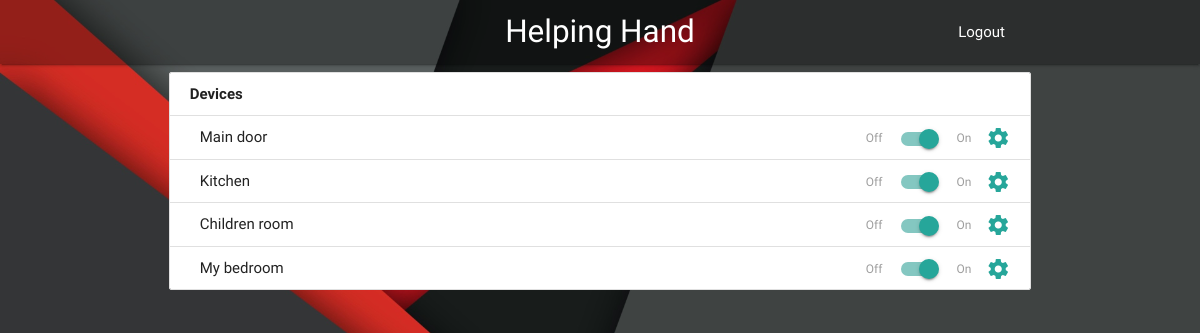
The app's page / (signed in) with its own data.
### MainApp/models.py (models this page shows, shortened)
class Device(models.Model):
    user = models.ForeignKey(User, on_delete=models.CASCADE, related_name='device')
    name = models.CharField(max_length=100,default="device")
    state = models.BooleanField(default=True)
    ip = models.GenericIPAddressField(default="127.0.0.1")

### MainApp/views.py (the view)
# urls.py: url(r'', views.index, name="index"),
def index(request):
    if request.method == "GET":
        if not request.session.get("username", ""):
            return redirect("/login")
        return render(request, "index.html",
                      {"Devices":
                          Device.objects.filter(
                              user=User.objects.filter(username=request.session.get("username", "")).first()),
                          "Configs":
                              Configuration.objects.filter(device=Device.objects.filter(
                                  user=User.objects.filter(username=request.session.get("username", "")).first()).first()),
                          "Days":
                              Day.objects.filter(
                                  configuration=Configuration.objects.filter(device=Device.objects.filter(
                                      user=User.objects.filter(username=request.session.get("username", "")))))})

### templates/index.html (shortened to what this page needs)
<!DOCTYPE html>
<html lang="en">
<head>
    {% load static %}
    <link type="text/css" rel="stylesheet" href="../static/css/materialize.min.css" media="screen,projection"/>
    <link type="text/css" rel="stylesheet" href="../static/css/style.css" media="screen,projection"/>
</head>
<body>
<nav style="background: rgba(0,0,0,0.31)">
    <div class="nav-wrapper container">
        <a href="" class="brand-logo center">Helping Hand</a>
        <ul id="nav-mobile" class="right hide-on-med-and-down">
            <li><a href="logout">Logout</a></li>
        </ul>
    </div>
</nav>
<main class="container">
    <div class="row small-preview">
        <ul class="collection with-header">
            <li class="collection-header"><b>Devices</b></li>
            {% for device in Devices %}
                <li class="collection-item ">{{ device.name }}
                    <div class="secondary-content">
                        <form action="/config" method="post">
                            <button type="submit" name="device_name" value="{{ device.name }}" class="btn-link"><i
                                    class="material-icons">settings</i></button>
                        </form>
                    </div>
                    <div class="secondary-content" style="margin-right: 15px">
                        <div class="switch">
                            <label>
                                Off
                                <span class="lever"></span>
                                On
                            </label>
                        </div>
                    </div>
                </li>
            {% endfor %}
        </ul>
    </div>
</main>
</body>
</html>

### static/css/style.css (style rules this page uses)
body { background-image: url("../images/641878.jpg"); background-size: 100% auto; }
.btn-link { border:none; outline:none; background:none; cursor:pointer; padding:0; font-family:inherit; font-size:inherit; }

### records on screen
Device: name "Main door"
Device: name "Kitchen"
Device: name "Children room"
Device: name "My bedroom"
